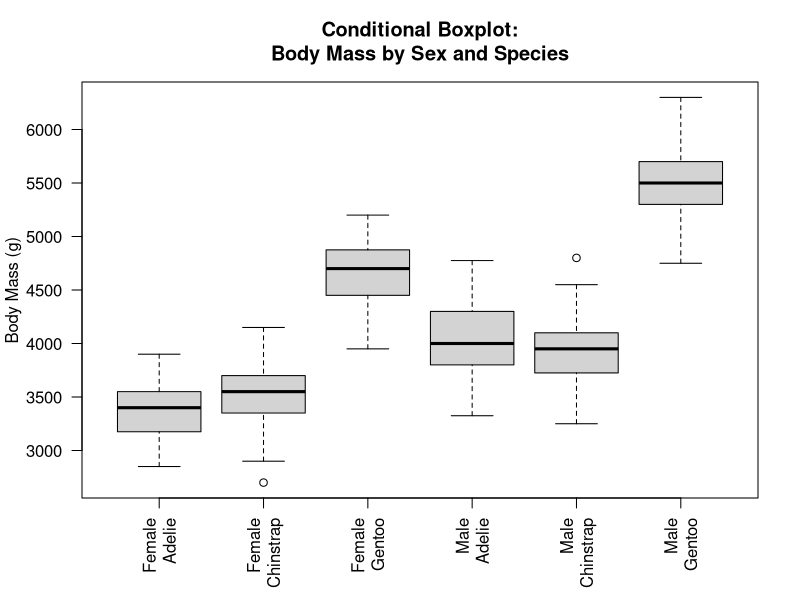

Here is the R script that generated this plot:
## ---- chunk 1
require(palmerpenguins)
## ---- chunk 2
boxplot(body_mass_g ~ species + sex, data = penguins,
        main = "Conditional Boxplot:\nBody Mass by Sex and Species",
        xlab = NULL,
        ylab = "Body Mass (g)",
        names = c("Female\nAdelie", "Female\nChinstrap", "Female\nGentoo", "Male\nAdelie", "Male\nChinstrap", "Male\nGentoo"),
        las = 2)
## ---- chunk 3
fit_both = lm(body_mass_g ~ species * sex, data = penguins)
summary(fit_both)
## ---- chunk 4
aggregate(
  body_mass_g ~ species + sex,
  data = penguins,
  FUN = function(x) mean(x, na.rm = TRUE)
)
